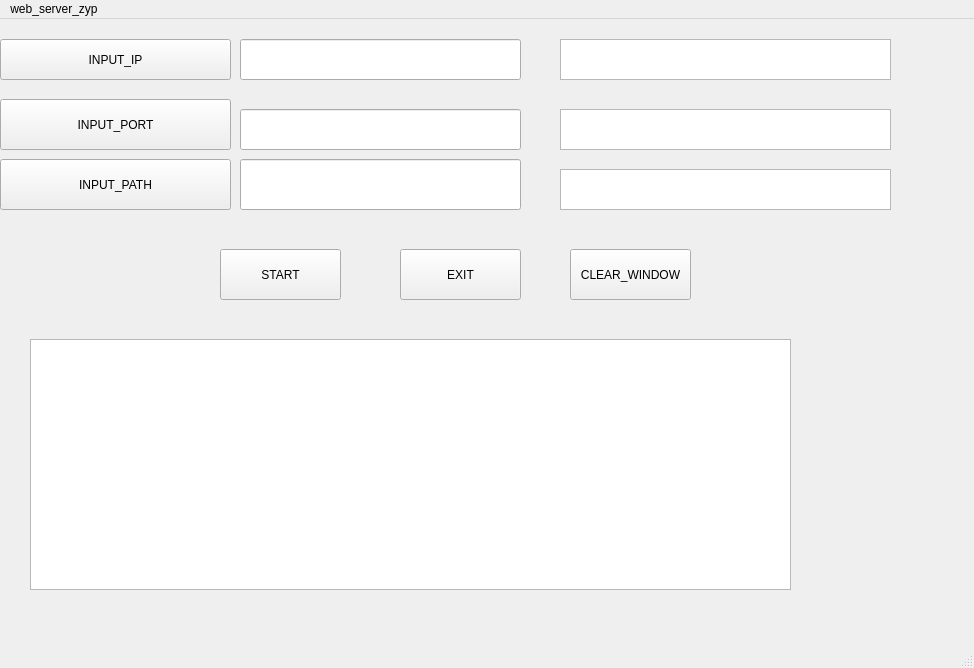
<?xml version="1.0" encoding="UTF-8"?>
<ui version="4.0">
 <class>MainWindow</class>
 <widget class="QMainWindow" name="MainWindow">
  <property name="geometry">
   <rect>
    <x>0</x>
    <y>0</y>
    <width>974</width>
    <height>668</height>
   </rect>
  </property>
  <property name="windowTitle">
   <string>MainWindow</string>
  </property>
  <widget class="QWidget" name="centralwidget">
   <widget class="QTextBrowser" name="textBrowser">
    <property name="geometry">
     <rect>
      <x>30</x>
      <y>320</y>
      <width>761</width>
      <height>251</height>
     </rect>
    </property>
   </widget>
   <widget class="QPushButton" name="START">
    <property name="geometry">
     <rect>
      <x>220</x>
      <y>230</y>
      <width>121</width>
      <height>51</height>
     </rect>
    </property>
    <property name="text">
     <string>START</string>
    </property>
   </widget>
   <widget class="QPushButton" name="EXIT">
    <property name="geometry">
     <rect>
      <x>400</x>
      <y>230</y>
      <width>121</width>
      <height>51</height>
     </rect>
    </property>
    <property name="text">
     <string>EXIT</string>
    </property>
   </widget>
   <widget class="QPushButton" name="IP">
    <property name="geometry">
     <rect>
      <x>0</x>
      <y>20</y>
      <width>231</width>
      <height>41</height>
     </rect>
    </property>
    <property name="text">
     <string>INPUT_IP</string>
    </property>
   </widget>
   <widget class="QPushButton" name="PORT">
    <property name="geometry">
     <rect>
      <x>0</x>
      <y>80</y>
      <width>231</width>
      <height>51</height>
     </rect>
    </property>
    <property name="text">
     <string>INPUT_PORT</string>
    </property>
   </widget>
   <widget class="QPushButton" name="PATH">
    <property name="geometry">
     <rect>
      <x>0</x>
      <y>140</y>
      <width>231</width>
      <height>51</height>
     </rect>
    </property>
    <property name="text">
     <string>INPUT_PATH</string>
    </property>
   </widget>
   <widget class="QLineEdit" name="lineEdit_PORT">
    <property name="geometry">
     <rect>
      <x>240</x>
      <y>90</y>
      <width>281</width>
      <height>41</height>
     </rect>
    </property>
   </widget>
   <widget class="QLineEdit" name="lineEdit_PATH">
    <property name="geometry">
     <rect>
      <x>240</x>
      <y>140</y>
      <width>281</width>
      <height>51</height>
     </rect>
    </property>
   </widget>
   <widget class="QTextBrowser" name="textBrowser_IP">
    <property name="geometry">
     <rect>
      <x>560</x>
      <y>20</y>
      <width>331</width>
      <height>41</height>
     </rect>
    </property>
   </widget>
   <widget class="QTextBrowser" name="textBrowser_PORT">
    <property name="geometry">
     <rect>
      <x>560</x>
      <y>90</y>
      <width>331</width>
      <height>41</height>
     </rect>
    </property>
   </widget>
   <widget class="QTextBrowser" name="textBrowser_PATH">
    <property name="geometry">
     <rect>
      <x>560</x>
      <y>150</y>
      <width>331</width>
      <height>41</height>
     </rect>
    </property>
   </widget>
   <widget class="QLineEdit" name="lineEdit_IP">
    <property name="geometry">
     <rect>
      <x>240</x>
      <y>20</y>
      <width>281</width>
      <height>41</height>
     </rect>
    </property>
   </widget>
   <widget class="QPushButton" name="CLEAR">
    <property name="geometry">
     <rect>
      <x>570</x>
      <y>230</y>
      <width>121</width>
      <height>51</height>
     </rect>
    </property>
    <property name="text">
     <string>CLEAR_WINDOW</string>
    </property>
   </widget>
  </widget>
  <widget class="QMenuBar" name="menubar">
   <property name="geometry">
    <rect>
     <x>0</x>
     <y>0</y>
     <width>974</width>
     <height>26</height>
    </rect>
   </property>
   <widget class="QMenu" name="menuweb_server_zyp">
    <property name="title">
     <string>web_server_zyp</string>
    </property>
   </widget>
   <addaction name="menuweb_server_zyp"/>
  </widget>
  <widget class="QStatusBar" name="statusbar"/>
 </widget>
 <resources/>
 <connections/>
</ui>
